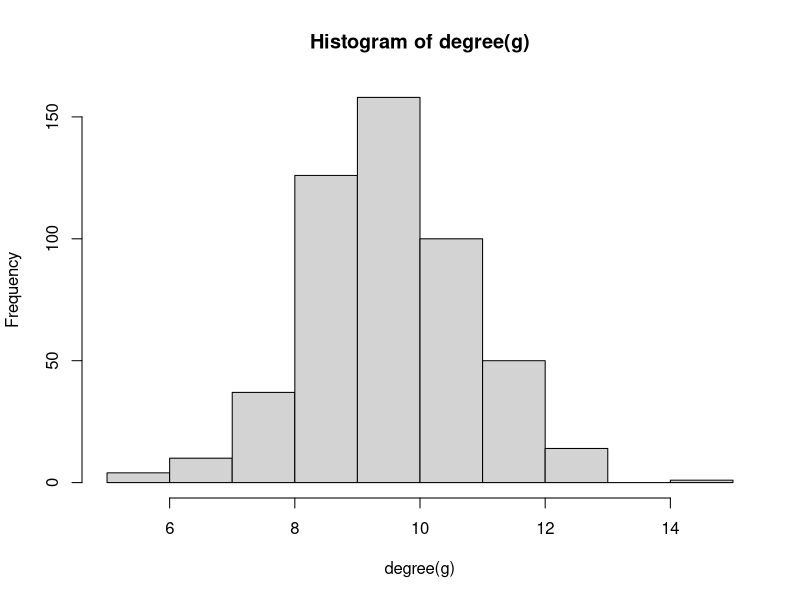

This chart was generated by the following R code: (Note: this script raises an error after producing the figure.)
#Topological Measures for Identifying and Predicting the Spread of Complex Contagions
#Guilbeault & Centola, 2021, Nature Communications 
#June 2021 

#This script calculates average complex path length for all nodes in a given graph, g
#which then provides a measure of complex centrality 
#parallel processing is used to improve speed performance in large networks 
#increasing the number of available cores increases speed 

rm(list=ls());gc()
library(igraph)
library(dplyr)
library(tidyr)
library(MASS)

run_sim<-function(seed, N, g, gmat, gmat_simulation, T_dist, T_type, thresholds, sim_df){
  num_seeds=thresholds[seed]-1
  seeds<-c(seed, sample(as.numeric(neighbors(g, seed, mode = "total")), num_seeds))
  activated<-replicate(N, FALSE); activated[seeds]<-TRUE
  gmat_simulation[seeds,]<-1; gmat_simulation[,seeds]<-1
  gmat_simulation_run<-gmat*gmat_simulation

  spread=TRUE
  step<-1
  
  while(spread){
    influence<-colSums(gmat_simulation_run)
    influence_activated<-influence>=thresholds
    t<-which(activated)
    t_1<-which(influence_activated)
    t_full<-union(t,t_1)
    spread<-length(t_full)>length(t)
    activated[t_full]<-TRUE
    step<-step+1
    adopters<-which(activated)
    gmat_simulation[adopters,]<-1
    gmat_simulation[,adopters]<-1
    gmat_simulation_run<-gmat*gmat_simulation
  }
  
  num_adopters<-sum(activated)
  complex_g<-graph_from_adjacency_matrix(gmat_simulation_run)
  all_simple_paths<-get.shortest.paths(complex_g, seed, mode = "out")
  PLci<-mean(sapply(1:N, function(x) length(all_simple_paths$vpath[[x]])))
  
  sim_df<-rbind(sim_df, data.frame(seed = seed, N=N, adopters = num_adopters, Thresh = thresholds[seed], 
                                   T_dist = T_dist, T_type = T_type, num_seeds = num_seeds, PLci = PLci))
  return(sim_df)
}


########################
#Setup Model Parameters#
########################

N<-500
g <- sample_smallworld(1, N, 5, 0.1)
gmat<-as.matrix(as_adjacency_matrix(g))
gmat_simulation<-gmat * 0
T_dist<-"homo"
T_type<-"abs"
thresholds<-replicate(N, 4)
hist(degree(g))

centrality_df<-data.frame(seed=1:N, degree = as.numeric(degree(g)), betweenness = as.numeric(betweenness(g)), 
                          closeness = as.numeric(closeness(g)), eigen = as.numeric(eigen_centrality(g)$vector),
                          pagerank = as.numeric(page_rank(g)$vector) )


#############################
#########Run Model########### 
#Without Parallel Processing#
#############################

model_output<-data.frame()

start_time <- proc.time()
for(x in 1:N){model_output<-run_sim(x, N, g, gmat, gmat_simulation, T_dist, T_type, thresholds, model_output)}
print(proc.time() - start_time)

model_output_full<-merge(model_output, centrality_df, by="seed") #map to seed centrality 
cor.test(model_output_full$PLci, model_output_full$adopters)
cor.test(model_output_full$degree, model_output_full$adopters)
cor.test(model_output_full$betweenness, model_output_full$adopters)
cor.test(model_output_full$closeness, model_output_full$adopters)
cor.test(model_output_full$eigen, model_output_full$adopters)
cor.test(model_output_full$pagerank, model_output_full$adopters)

##########################
#######Run Model########## 
#With Parallel Processing#
##########################

library(doParallel)
library(parallel)

#setup cluster
detectCores(logical = TRUE)
cluster <- makeCluster(8)  
registerDoParallel(cluster)  
clusterExport(cluster,list('neighbors', 'graph_from_adjacency_matrix', 'get.shortest.paths'))

model_output_parallel_raw<-data.frame()
start_time <- proc.time()
model_output_parallel_raw <- clusterMap(cluster, run_sim, seed=1:N, 
                                        MoreArgs=list(N=N, g=g,gmat=gmat,
                                                      gmat_simulation=gmat_simulation,T_dist=T_dist,
                                                      T_type=T_type,thresholds=thresholds,sim_df=model_output_parallel_raw))
print(proc.time() - start_time)

model_output_parallel <- do.call('rbind', model_output_parallel_raw)

model_output_parallel_full<-merge(model_output_parallel, centrality_df, by="seed") #map to seed centrality 
cor.test(model_output_parallel_full$PLci, model_output_parallel_full$adopters)
cor.test(model_output_parallel_full$degree, model_output_parallel_full$adopters)
cor.test(model_output_parallel_full$betweenness, model_output_parallel_full$adopters)
cor.test(model_output_parallel_full$closeness, model_output_parallel_full$adopters)
cor.test(model_output_parallel_full$eigen, model_output_parallel_full$adopters)
cor.test(model_output_parallel_full$pagerank, model_output_parallel_full$adopters)







